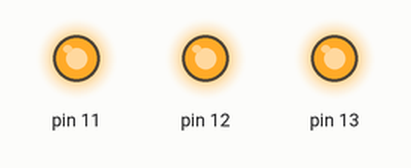
This sketch was run on a simulated Arduino Uno, built with avr-gcc and run on an emulated ATmega328P. On the bench: output pins drawn as LEDs (lit = HIGH).

Above: at 0.1 s.
Timing chart, 0 to 1.6 s (numbered marks = the images above):
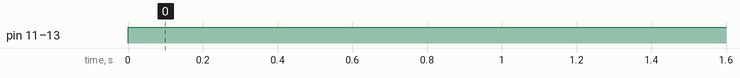

Measured:
- by itself, pin 11–13: LOW → HIGH at 0.00 s

The sketch:

lol.ino
```cpp
void setup() {
 pinMode(12, OUTPUT);
 pinMode(13,OUTPUT);
 pinMode(11,OUTPUT);

}

void loop() {
  digitalWrite(12,HIGH);
  digitalWrite(13,HIGH);
  digitalWrite(11,HIGH);

}
```
